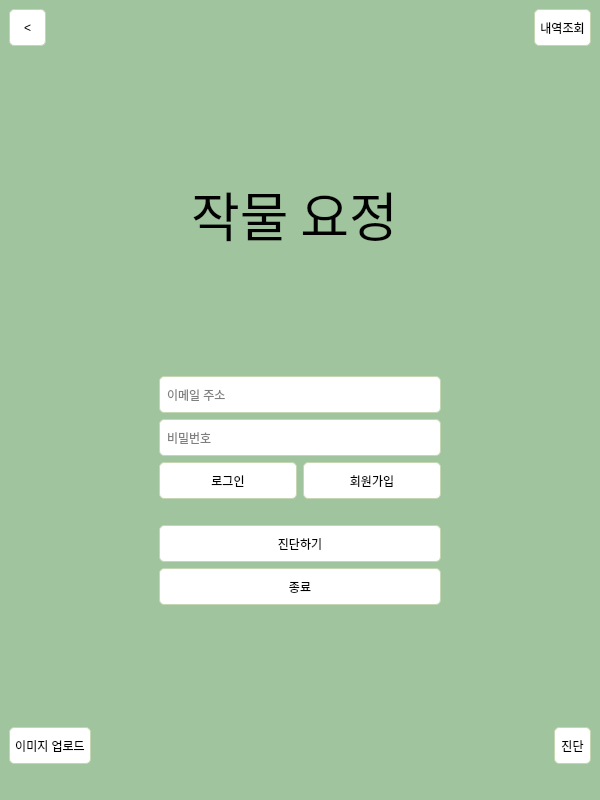
<?xml version="1.0" encoding="UTF-8"?>
<ui version="4.0">
 <class>CropFairy</class>
 <widget class="QMainWindow" name="CropFairy">
  <property name="geometry">
   <rect>
    <x>0</x>
    <y>0</y>
    <width>600</width>
    <height>800</height>
   </rect>
  </property>
  <property name="sizePolicy">
   <sizepolicy hsizetype="Fixed" vsizetype="Fixed">
    <horstretch>0</horstretch>
    <verstretch>0</verstretch>
   </sizepolicy>
  </property>
  <property name="maximumSize">
   <size>
    <width>600</width>
    <height>800</height>
   </size>
  </property>
  <property name="windowTitle">
   <string>CropFairy</string>
  </property>
  <property name="styleSheet">
   <string notr="true">QWidget{
background-color:rgb(160, 196, 157);
}

QLabel{
background-color:rgba(255, 255, 255, 0);
}

QPushButton{
background-color:white;
border:1px solid rgb(196, 215, 178);
border-radius:5px;
padding:5px;
min-width:25px;
min-height:25px;
}

QLineEdit{
background-color:white;
border:1px solid rgb(196, 215, 178);
border-radius:5px;
padding:5px;
min-height:25px;
}

QComboBox{
background-color:white;
border:1px solid rgb(196, 215, 178);
border-radius:5px;
padding:5px;
min-height:25px;
}

QComboBox QAbstractItemView::item { 
background-color:white;
padding:5px
}</string>
  </property>
  <widget class="QWidget" name="centralwidget">
   <property name="autoFillBackground">
    <bool>false</bool>
   </property>
   <property name="styleSheet">
    <string notr="true"/>
   </property>
   <layout class="QVBoxLayout" name="verticalLayout" stretch="0,1,0">
    <property name="spacing">
     <number>0</number>
    </property>
    <item>
     <layout class="QHBoxLayout" name="layout_top">
      <property name="leftMargin">
       <number>0</number>
      </property>
      <property name="topMargin">
       <number>0</number>
      </property>
      <property name="rightMargin">
       <number>0</number>
      </property>
      <property name="bottomMargin">
       <number>0</number>
      </property>
      <item>
       <widget class="QPushButton" name="btn_back">
        <property name="sizePolicy">
         <sizepolicy hsizetype="Fixed" vsizetype="Fixed">
          <horstretch>0</horstretch>
          <verstretch>0</verstretch>
         </sizepolicy>
        </property>
        <property name="text">
         <string>&lt;</string>
        </property>
       </widget>
      </item>
      <item>
       <widget class="QLabel" name="lbl_title">
        <property name="text">
         <string/>
        </property>
        <property name="alignment">
         <set>Qt::AlignCenter</set>
        </property>
       </widget>
      </item>
      <item>
       <widget class="QPushButton" name="btn_list">
        <property name="sizePolicy">
         <sizepolicy hsizetype="Fixed" vsizetype="Fixed">
          <horstretch>0</horstretch>
          <verstretch>0</verstretch>
         </sizepolicy>
        </property>
        <property name="text">
         <string>내역조회</string>
        </property>
       </widget>
      </item>
     </layout>
    </item>
    <item>
     <widget class="QStackedWidget" name="stacke_main">
      <property name="autoFillBackground">
       <bool>false</bool>
      </property>
      <property name="currentIndex">
       <number>0</number>
      </property>
      <widget class="QWidget" name="page_main">
       <layout class="QHBoxLayout" name="horizontalLayout_5" stretch="1,2,1">
        <item>
         <spacer name="horizontalSpacer_7">
          <property name="orientation">
           <enum>Qt::Horizontal</enum>
          </property>
          <property name="sizeHint" stdset="0">
           <size>
            <width>135</width>
            <height>20</height>
           </size>
          </property>
         </spacer>
        </item>
        <item>
         <layout class="QVBoxLayout" name="verticalLayout_5" stretch="0,0,0,0,0">
          <item>
           <spacer name="verticalSpacer_3">
            <property name="orientation">
             <enum>Qt::Vertical</enum>
            </property>
            <property name="sizeHint" stdset="0">
             <size>
              <width>20</width>
              <height>40</height>
             </size>
            </property>
           </spacer>
          </item>
          <item>
           <widget class="QWidget" name="widget" native="true">
            <property name="sizePolicy">
             <sizepolicy hsizetype="Minimum" vsizetype="Fixed">
              <horstretch>0</horstretch>
              <verstretch>0</verstretch>
             </sizepolicy>
            </property>
            <property name="minimumSize">
             <size>
              <width>0</width>
              <height>100</height>
             </size>
            </property>
            <widget class="QLabel" name="label_2">
             <property name="geometry">
              <rect>
               <x>153</x>
               <y>4</y>
               <width>21</width>
               <height>31</height>
              </rect>
             </property>
             <property name="text">
              <string/>
             </property>
             <property name="pixmap">
              <pixmap>../Image/sprout.png</pixmap>
             </property>
             <property name="scaledContents">
              <bool>true</bool>
             </property>
            </widget>
            <widget class="QLabel" name="label">
             <property name="geometry">
              <rect>
               <x>20</x>
               <y>0</y>
               <width>231</width>
               <height>101</height>
              </rect>
             </property>
             <property name="font">
              <font>
               <family>ONE 모바일POP</family>
               <pointsize>40</pointsize>
               <weight>50</weight>
               <bold>false</bold>
              </font>
             </property>
             <property name="text">
              <string>작물 요정</string>
             </property>
             <property name="alignment">
              <set>Qt::AlignCenter</set>
             </property>
            </widget>
           </widget>
          </item>
          <item>
           <spacer name="verticalSpacer_4">
            <property name="orientation">
             <enum>Qt::Vertical</enum>
            </property>
            <property name="sizeHint" stdset="0">
             <size>
              <width>20</width>
              <height>40</height>
             </size>
            </property>
           </spacer>
          </item>
          <item>
           <layout class="QVBoxLayout" name="verticalLayout_2" stretch="0,0,0,0">
            <item>
             <widget class="QWidget" name="widget_login" native="true">
              <layout class="QVBoxLayout" name="verticalLayout_6">
               <property name="leftMargin">
                <number>0</number>
               </property>
               <property name="topMargin">
                <number>0</number>
               </property>
               <property name="rightMargin">
                <number>0</number>
               </property>
               <property name="bottomMargin">
                <number>0</number>
               </property>
               <item>
                <widget class="QLineEdit" name="edt_email">
                 <property name="echoMode">
                  <enum>QLineEdit::Normal</enum>
                 </property>
                 <property name="placeholderText">
                  <string>이메일 주소</string>
                 </property>
                </widget>
               </item>
               <item>
                <widget class="QLineEdit" name="edt_pwd">
                 <property name="placeholderText">
                  <string>비밀번호</string>
                 </property>
                </widget>
               </item>
               <item>
                <layout class="QHBoxLayout" name="layout_button">
                 <property name="sizeConstraint">
                  <enum>QLayout::SetDefaultConstraint</enum>
                 </property>
                 <property name="leftMargin">
                  <number>0</number>
                 </property>
                 <property name="topMargin">
                  <number>0</number>
                 </property>
                 <property name="rightMargin">
                  <number>0</number>
                 </property>
                 <property name="bottomMargin">
                  <number>0</number>
                 </property>
                 <item>
                  <widget class="QPushButton" name="btn_login">
                   <property name="text">
                    <string>로그인</string>
                   </property>
                  </widget>
                 </item>
                 <item>
                  <widget class="QPushButton" name="btn_join">
                   <property name="text">
                    <string>회원가입</string>
                   </property>
                  </widget>
                 </item>
                </layout>
               </item>
              </layout>
             </widget>
            </item>
            <item>
             <spacer name="verticalSpacer_6">
              <property name="orientation">
               <enum>Qt::Vertical</enum>
              </property>
              <property name="sizeHint" stdset="0">
               <size>
                <width>20</width>
                <height>20</height>
               </size>
              </property>
             </spacer>
            </item>
            <item>
             <widget class="QPushButton" name="btn_analyze">
              <property name="text">
               <string>진단하기</string>
              </property>
             </widget>
            </item>
            <item>
             <widget class="QPushButton" name="btn_exit">
              <property name="text">
               <string>종료</string>
              </property>
             </widget>
            </item>
           </layout>
          </item>
          <item>
           <spacer name="verticalSpacer_5">
            <property name="orientation">
             <enum>Qt::Vertical</enum>
            </property>
            <property name="sizeHint" stdset="0">
             <size>
              <width>20</width>
              <height>40</height>
             </size>
            </property>
           </spacer>
          </item>
         </layout>
        </item>
        <item>
         <spacer name="horizontalSpacer_8">
          <property name="orientation">
           <enum>Qt::Horizontal</enum>
          </property>
          <property name="sizeHint" stdset="0">
           <size>
            <width>135</width>
            <height>20</height>
           </size>
          </property>
         </spacer>
        </item>
       </layout>
      </widget>
      <widget class="QWidget" name="page_analyze">
       <property name="autoFillBackground">
        <bool>false</bool>
       </property>
       <property name="styleSheet">
        <string notr="true">background-color:rgb(247, 255, 229);</string>
       </property>
       <layout class="QVBoxLayout" name="verticalLayout_3" stretch="0,0,0">
        <property name="leftMargin">
         <number>9</number>
        </property>
        <property name="topMargin">
         <number>9</number>
        </property>
        <property name="rightMargin">
         <number>9</number>
        </property>
        <property name="bottomMargin">
         <number>9</number>
        </property>
        <item>
         <spacer name="verticalSpacer">
          <property name="orientation">
           <enum>Qt::Vertical</enum>
          </property>
          <property name="sizeHint" stdset="0">
           <size>
            <width>20</width>
            <height>305</height>
           </size>
          </property>
         </spacer>
        </item>
        <item>
         <layout class="QHBoxLayout" name="horizontalLayout_2">
          <item>
           <spacer name="horizontalSpacer_5">
            <property name="orientation">
             <enum>Qt::Horizontal</enum>
            </property>
            <property name="sizeHint" stdset="0">
             <size>
              <width>40</width>
              <height>20</height>
             </size>
            </property>
           </spacer>
          </item>
          <item>
           <widget class="QLabel" name="lbl_upload_image">
            <property name="sizePolicy">
             <sizepolicy hsizetype="Preferred" vsizetype="Preferred">
              <horstretch>0</horstretch>
              <verstretch>0</verstretch>
             </sizepolicy>
            </property>
            <property name="maximumSize">
             <size>
              <width>552</width>
              <height>628</height>
             </size>
            </property>
            <property name="text">
             <string/>
            </property>
            <property name="scaledContents">
             <bool>false</bool>
            </property>
            <property name="alignment">
             <set>Qt::AlignCenter</set>
            </property>
           </widget>
          </item>
          <item>
           <spacer name="horizontalSpacer_4">
            <property name="orientation">
             <enum>Qt::Horizontal</enum>
            </property>
            <property name="sizeHint" stdset="0">
             <size>
              <width>40</width>
              <height>20</height>
             </size>
            </property>
           </spacer>
          </item>
         </layout>
        </item>
        <item>
         <spacer name="verticalSpacer_2">
          <property name="orientation">
           <enum>Qt::Vertical</enum>
          </property>
          <property name="sizeHint" stdset="0">
           <size>
            <width>20</width>
            <height>305</height>
           </size>
          </property>
         </spacer>
        </item>
       </layout>
      </widget>
      <widget class="QWidget" name="page_list">
       <property name="styleSheet">
        <string notr="true">background-color:rgb(247, 255, 229);</string>
       </property>
       <layout class="QVBoxLayout" name="verticalLayout_4" stretch="0,1">
        <property name="leftMargin">
         <number>9</number>
        </property>
        <property name="topMargin">
         <number>9</number>
        </property>
        <property name="rightMargin">
         <number>9</number>
        </property>
        <property name="bottomMargin">
         <number>9</number>
        </property>
        <item>
         <layout class="QHBoxLayout" name="horizontalLayout_4">
          <item>
           <spacer name="horizontalSpacer_6">
            <property name="orientation">
             <enum>Qt::Horizontal</enum>
            </property>
            <property name="sizeHint" stdset="0">
             <size>
              <width>40</width>
              <height>20</height>
             </size>
            </property>
           </spacer>
          </item>
          <item>
           <widget class="QComboBox" name="cb_kind"/>
          </item>
         </layout>
        </item>
        <item>
         <widget class="QTableWidget" name="table_list"/>
        </item>
       </layout>
      </widget>
     </widget>
    </item>
    <item>
     <layout class="QHBoxLayout" name="layout_bottom">
      <item>
       <widget class="QStackedWidget" name="stack_control">
        <property name="currentIndex">
         <number>0</number>
        </property>
        <widget class="QWidget" name="control_analyze">
         <layout class="QHBoxLayout" name="horizontalLayout">
          <property name="spacing">
           <number>0</number>
          </property>
          <property name="leftMargin">
           <number>0</number>
          </property>
          <property name="topMargin">
           <number>5</number>
          </property>
          <property name="rightMargin">
           <number>0</number>
          </property>
          <property name="bottomMargin">
           <number>5</number>
          </property>
          <item>
           <widget class="QPushButton" name="btn_upload">
            <property name="minimumSize">
             <size>
              <width>37</width>
              <height>37</height>
             </size>
            </property>
            <property name="text">
             <string>이미지 업로드</string>
            </property>
           </widget>
          </item>
          <item>
           <spacer name="horizontalSpacer">
            <property name="orientation">
             <enum>Qt::Horizontal</enum>
            </property>
            <property name="sizeHint" stdset="0">
             <size>
              <width>397</width>
              <height>20</height>
             </size>
            </property>
           </spacer>
          </item>
          <item>
           <widget class="QPushButton" name="btn_start">
            <property name="minimumSize">
             <size>
              <width>37</width>
              <height>37</height>
             </size>
            </property>
            <property name="text">
             <string>진단</string>
            </property>
           </widget>
          </item>
         </layout>
        </widget>
        <widget class="QWidget" name="control_page">
         <layout class="QHBoxLayout" name="horizontalLayout_3">
          <property name="spacing">
           <number>6</number>
          </property>
          <property name="leftMargin">
           <number>0</number>
          </property>
          <property name="topMargin">
           <number>5</number>
          </property>
          <property name="rightMargin">
           <number>0</number>
          </property>
          <property name="bottomMargin">
           <number>5</number>
          </property>
          <item>
           <spacer name="horizontalSpacer_2">
            <property name="orientation">
             <enum>Qt::Horizontal</enum>
            </property>
            <property name="sizeHint" stdset="0">
             <size>
              <width>238</width>
              <height>20</height>
             </size>
            </property>
           </spacer>
          </item>
          <item>
           <widget class="QPushButton" name="btn_left">
            <property name="sizePolicy">
             <sizepolicy hsizetype="Fixed" vsizetype="Fixed">
              <horstretch>0</horstretch>
              <verstretch>0</verstretch>
             </sizepolicy>
            </property>
            <property name="minimumSize">
             <size>
              <width>37</width>
              <height>37</height>
             </size>
            </property>
            <property name="maximumSize">
             <size>
              <width>30</width>
              <height>16777215</height>
             </size>
            </property>
            <property name="text">
             <string>◀</string>
            </property>
           </widget>
          </item>
          <item>
           <layout class="QHBoxLayout" name="layout_page"/>
          </item>
          <item>
           <widget class="QPushButton" name="btn_right">
            <property name="sizePolicy">
             <sizepolicy hsizetype="Fixed" vsizetype="Fixed">
              <horstretch>0</horstretch>
              <verstretch>0</verstretch>
             </sizepolicy>
            </property>
            <property name="minimumSize">
             <size>
              <width>37</width>
              <height>37</height>
             </size>
            </property>
            <property name="maximumSize">
             <size>
              <width>30</width>
              <height>16777215</height>
             </size>
            </property>
            <property name="styleSheet">
             <string notr="true"/>
            </property>
            <property name="text">
             <string>▶</string>
            </property>
           </widget>
          </item>
          <item>
           <spacer name="horizontalSpacer_3">
            <property name="orientation">
             <enum>Qt::Horizontal</enum>
            </property>
            <property name="sizeHint" stdset="0">
             <size>
              <width>238</width>
              <height>20</height>
             </size>
            </property>
           </spacer>
          </item>
         </layout>
        </widget>
       </widget>
      </item>
     </layout>
    </item>
   </layout>
  </widget>
  <widget class="QStatusBar" name="statusbar"/>
 </widget>
 <resources/>
 <connections/>
</ui>
